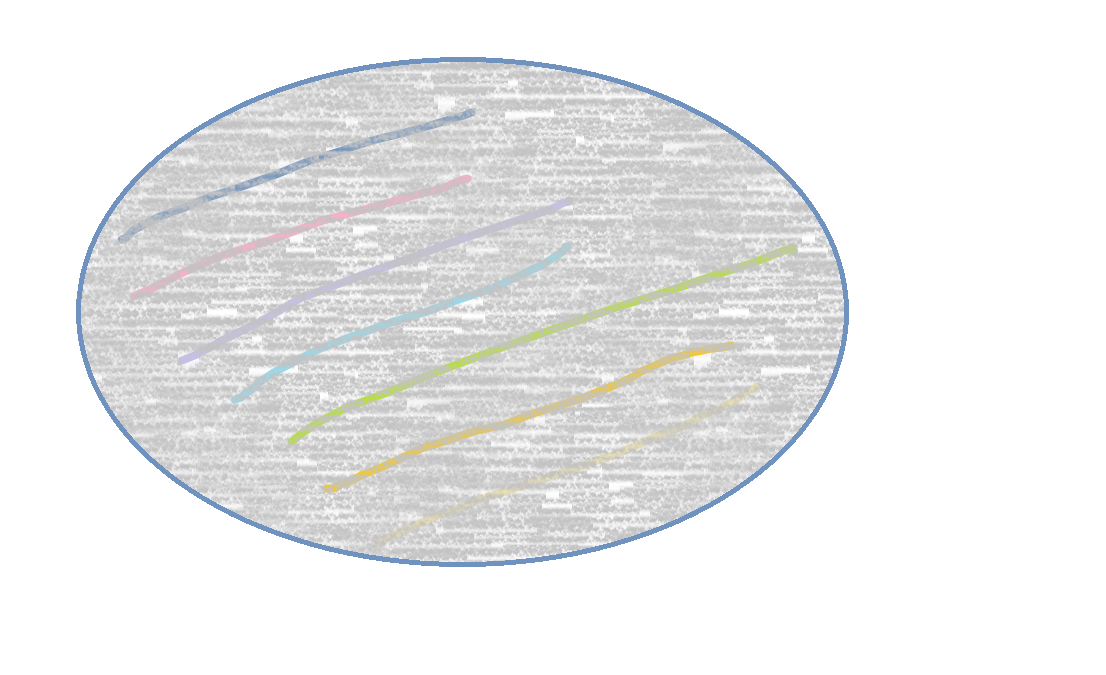
#> input picture PythonApplication19/PythonApplication19/images.png, 1106 x 675 px
$ python PythonApplication19.py
#> lines starting #> are read from the running program, lines starting #| are printed output that depends on the picture
import numpy as np
from matplotlib import pyplot as plt

# [19 lines of commented-out code are left out]

### city 사이의 거리 구하기
# [17 lines of commented-out code are left out]
a= np.array([[1,2,3],[4,5,6]])
print(a.ravel()) #[1,2,3,4,5,6]
print(a.T)
print(a.T.ravel())

# Reshaping -> 일차원을 내가 원하는 형태로..
a.shape
b= a.ravel()
b= b.reshape((2,3))
b.reshape((2,-1)) # -1 하면 행에 따라 알아서 들어감
print(b)

# Adding a demension
z = np.array([1,2,3])
print(z[:, np.newaxis])
print(z[np.newaxis, :])

# Resizing
a= np.arange(4)
a.resize((18,)) # 다른 변수에 의해 참조되지 않아야 변경 가능
print(a)

# Sorting data
a= np.array([[4,3,5],[1,2,1]])
b= np.sort(a, axis=1) # 솔팅을 각각..
a.sort(axis = 1)
print(b)

a= np.array([4,3,1,2])
j = np.argsort(a)
j_max = np.argmax(a) # 최대값찾기
j_min= np.argmin(a) # 최소값찾기
print(j, j_max, j_min)

### Polynomials
p = np.poly1d([3,2,-1])
print(p(0)) # end
print(p.roots) # 근
print(p.order)
p = np.polynomial.Polynomial([-1,2,3])


x = np.linspace(0, 1, 20)
y = np.cos(x) + 0.3*np.random.rand(20)
p = np.poly1d(np.polyfit(x, y, 3))
t = np.linspace(0, 1, 200)
plt.plot(x, y, 'o', t, p(t), '-')
plt.show()
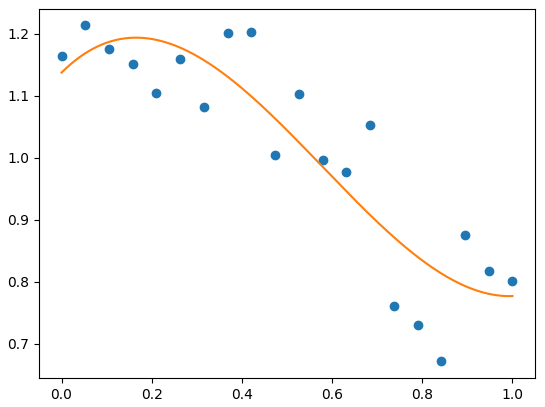
#> figure drawn by matplotlib, 1 panel; curve peaks at x = 0.0526, y = 1.21; curve peaks at x = 0.166, y = 1.19

x = np.linspace(-1, 1, 2000)
y = np.cos(x) + 0.3*np.random.rand(2000)
p = np.polynomial.Chebyshev.fit(x, y, 90)
t = np.linspace(-1, 1, 200)
plt.plot(x, y, 'r.')
plt.plot(t, p(t), 'k-', lw=3)
plt.show()
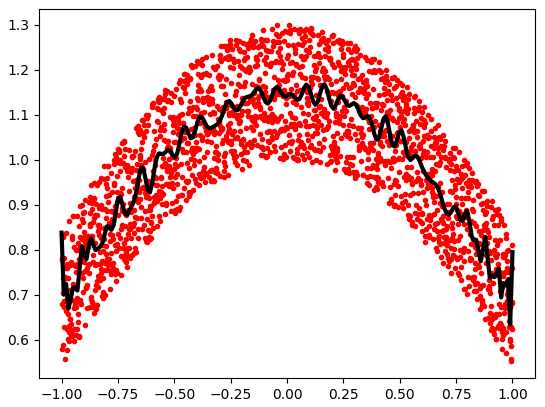
#> figure drawn by matplotlib, 1 panel; curve peaks at x = -0.0455, y = 1.3; curve peaks at x = 0.166, y = 1.17


## Loading data files
#data = np.loadtxt('populations.txt')
#np.savetxt('pop2.txt', data)
#data2 = np.loadtxt('pop2.txt')


# Images
img = plt.imread('images.png')
#> img is the input picture: shape (675, 1106, 3) float32; mean R, G, B 0.926, 0.927, 0.928
img = img[300:350, :300]
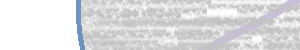
#> img: shape (50, 300, 3) float32; mean R, G, B 0.872, 0.874, 0.88
print(img.shape, img.dtype)
#| (50, 300, 3) float32
plt.imshow(img)
plt.show()
